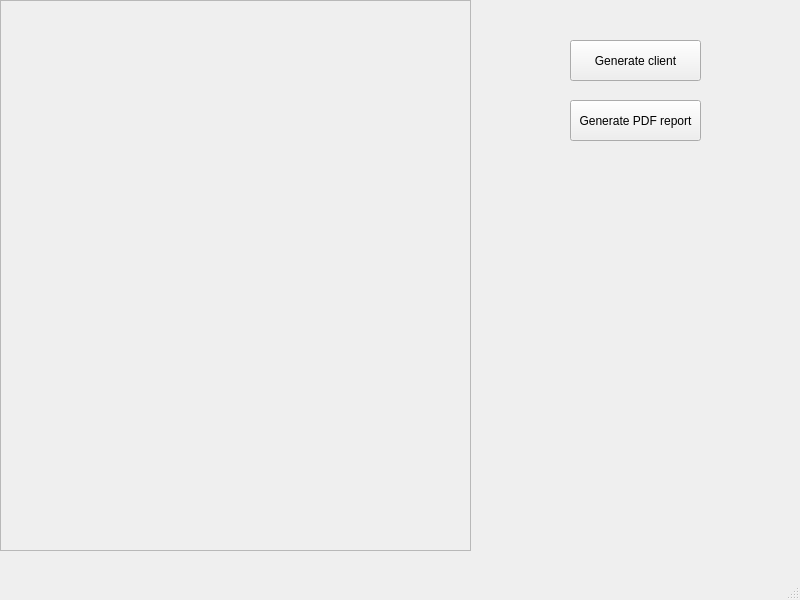
<?xml version="1.0" encoding="UTF-8"?>
<ui version="4.0">
 <class>MainWindow</class>
 <widget class="QMainWindow" name="MainWindow">
  <property name="geometry">
   <rect>
    <x>0</x>
    <y>0</y>
    <width>800</width>
    <height>600</height>
   </rect>
  </property>
  <property name="windowTitle">
   <string>Single Workshop Manager</string>
  </property>
  <property name="locale">
   <locale language="English" country="UnitedStates"/>
  </property>
  <widget class="QWidget" name="centralwidget">
   <widget class="QScrollArea" name="scrollArea">
    <property name="geometry">
     <rect>
      <x>0</x>
      <y>0</y>
      <width>471</width>
      <height>551</height>
     </rect>
    </property>
    <property name="widgetResizable">
     <bool>true</bool>
    </property>
    <widget class="QWidget" name="scrollAreaWidgetContents">
     <property name="geometry">
      <rect>
       <x>0</x>
       <y>0</y>
       <width>469</width>
       <height>549</height>
      </rect>
     </property>
    </widget>
   </widget>
   <widget class="QPushButton" name="buttonGenerateClient">
    <property name="geometry">
     <rect>
      <x>570</x>
      <y>40</y>
      <width>131</width>
      <height>41</height>
     </rect>
    </property>
    <property name="cursor">
     <cursorShape>PointingHandCursor</cursorShape>
    </property>
    <property name="text">
     <string>Generate client</string>
    </property>
   </widget>
   <widget class="QPushButton" name="buttonGeneratePdfReport">
    <property name="geometry">
     <rect>
      <x>570</x>
      <y>100</y>
      <width>131</width>
      <height>41</height>
     </rect>
    </property>
    <property name="cursor">
     <cursorShape>PointingHandCursor</cursorShape>
    </property>
    <property name="text">
     <string>Generate PDF report</string>
    </property>
   </widget>
  </widget>
  <widget class="QMenuBar" name="menubar">
   <property name="geometry">
    <rect>
     <x>0</x>
     <y>0</y>
     <width>800</width>
     <height>21</height>
    </rect>
   </property>
  </widget>
  <widget class="QStatusBar" name="statusbar"/>
 </widget>
 <resources/>
 <connections/>
</ui>
